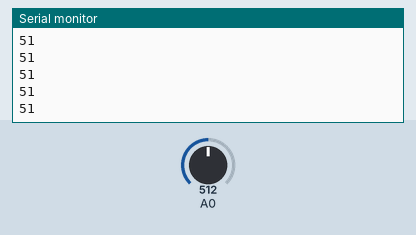
A sketch run on a simulated Arduino Uno, built with avr-gcc and run on an emulated ATmega328P. Shown: the last lines printed to the serial monitor. The test bench sets the inputs (shaded band); at power-on: A0 = 512.

Above: at 1.2 s.
1.3 s: A0 set to 716
At 1.31 s:
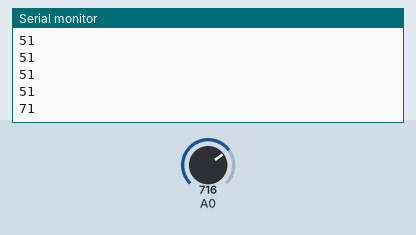
2.8 s: A0 set to 900
At 2.82 s:
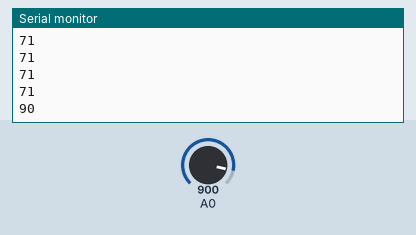
Timing chart, 0 to 5.8 s (numbered marks = the images above; inputs shaded):
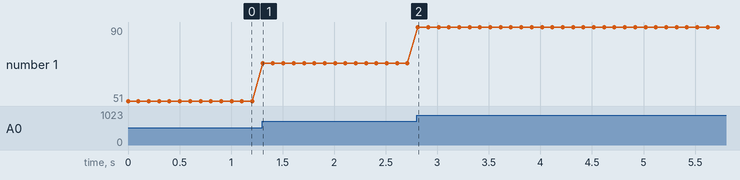

The sketch:

sketch_dec05f.ino
```cpp
void setup() {
  // put your setup code here, to run once:
  Serial.begin(115200);
  pinMode(A0, INPUT);

}

void loop() {
  // put your main code here, to run repeatedly:
  Serial.println(round(analogRead(A0)/10));
  delay(100);
}
```

Measured:
- after the input at 1.3 s, the serial monitor: prints a new line at once (image 1)
- after the input at 2.8 s, the serial monitor: prints a new line at once (image 2)
- plotted number 1: 51 → 71 after the input at 1.3 s, 71 → 90 after the input at 2.8 s
